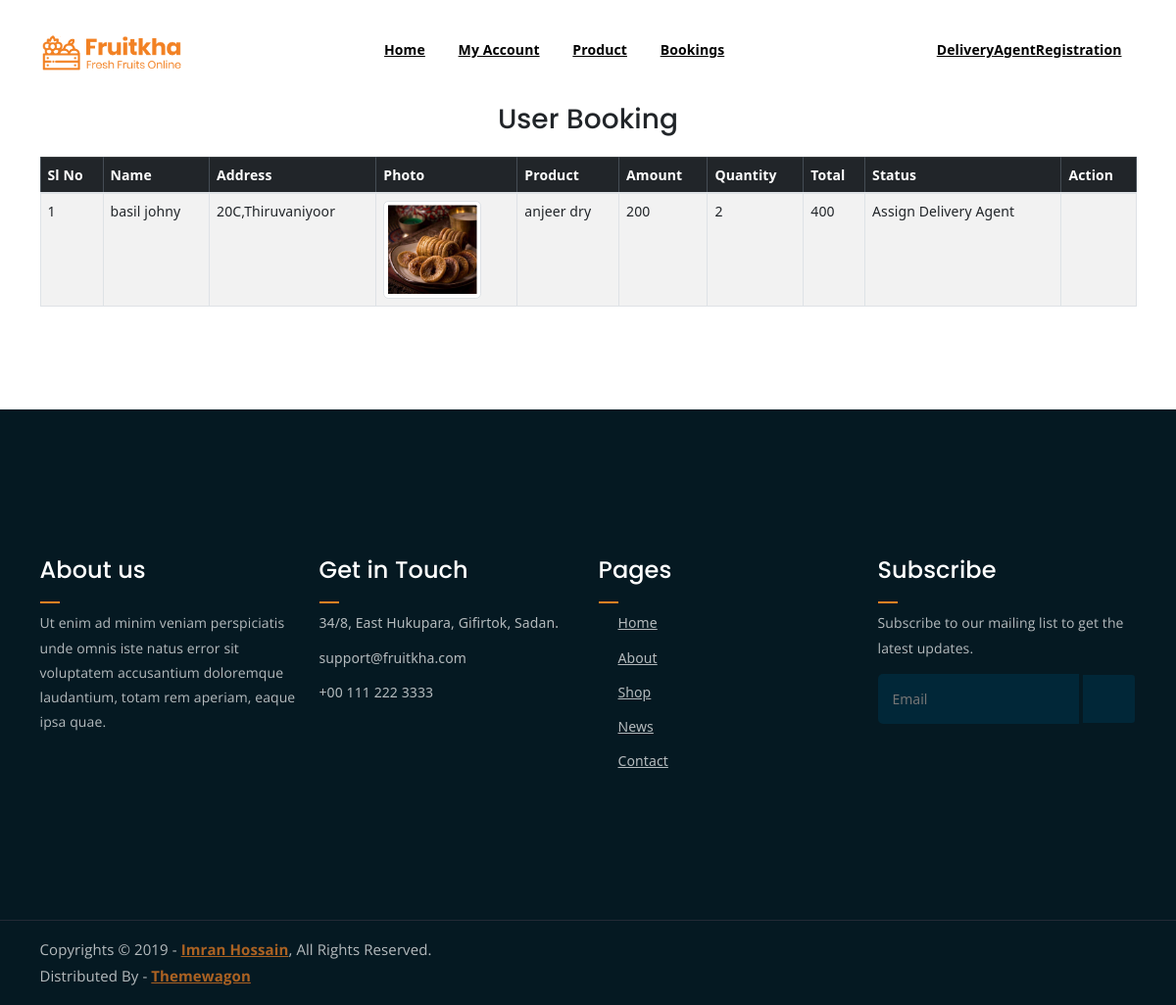
Screenshot of /Project/Seller/UserBooking.php?bid=42 (signed in) with the database file from the repository.
### tables this page shows
CREATE TABLE `tbl_cart` (
  `cart_id` int(11) NOT NULL,
  `cart_quantity` int(11) NOT NULL DEFAULT 1,
  `cart_status` int(11) NOT NULL DEFAULT 0,
  `product_id` int(11) NOT NULL,
  `deliveryagent_id` int(11) NOT NULL,
  `booking_id` int(11) NOT NULL
);

CREATE TABLE `tbl_user` (
  `user_id` int(11) NOT NULL,
  `user_name` varchar(100) NOT NULL,
  `user_gender` varchar(100) NOT NULL,
  `user_contact` varchar(60) NOT NULL,
  `user_email` varchar(100) NOT NULL,
  `user_password` varchar(100) NOT NULL,
  `user_photo` varchar(500) NOT NULL,
  `user_proof` varchar(500) NOT NULL,
  `place_id` int(11) NOT NULL,
  `district_id` int(11) NOT NULL,
  `user_address` varchar(100) NOT NULL
);

CREATE TABLE `tbl_product` (
  `product_id` int(11) NOT NULL,
  `product_name` varchar(60) NOT NULL,
  `product_price` int(60) NOT NULL,
  `subcategory_id` int(11) NOT NULL,
  `product_details` varchar(60) NOT NULL,
  `product_photo` varchar(100) NOT NULL,
  `seller_id` int(100) NOT NULL,
  `brand_id` int(100) NOT NULL
);

### Project/Seller/UserBooking.php (the view, shortened to what this page needs)
<?php
include("Head.php");
	 ?>
<!DOCTYPE html PUBLIC "-//W3C//DTD XHTML 1.0 Transitional//EN" "http://www.w3.org/TR/xhtml1/DTD/xhtml1-transitional.dtd">
<html xmlns="http://www.w3.org/1999/xhtml">
<head>
</head>
<br><br><br>
<body>
<div class="container my-5">
    <h2 class="text-center mb-4">User Booking</h2>
    <table class="table table-bordered table-striped">
        <thead class="table-dark">
            <tr>
                <th scope="col">Sl No</th>
                <th scope="col">Name</th>
                <th scope="col">Address</th>
                <th scope="col">Photo</th>
                <th scope="col">Product</th>
                <th scope="col">Amount</th>
                <th scope="col">Quantity</th>
                <th scope="col">Total</th>
                <th scope="col">Status</th>
                <th scope="col">Action</th>
            </tr>
        </thead>
        <tbody>
            <?php
            $selQry="select * from tbl_cart c INNER JOIN tbl_product p ON c.product_id=p.product_id
                     INNER JOIN tbl_booking b ON c.booking_id=b.booking_id
                     INNER JOIN tbl_user n ON n.user_id=b.user_id
                     WHERE booking_status='2' and seller_id=".$_SESSION['sid']." and c.booking_id=".$_GET['bid'];
            $result=$con->query($selQry);
            $i=0;
            while($data=$result->fetch_assoc()) {
                $total_price=$data['cart_quantity']*$data['product_price'];
                $i++;
            ?>
            <tr>
                <td><?php echo $i; ?></td>
                <td><?php echo $data['user_name']; ?></td>
                <td><?php echo $data['user_address']; ?></td>
                <td><img src="../Assets/Files/Userdocs/<?php echo $data['product_photo']; ?>" width="100" height="100" class="img-thumbnail"></td>
                <td><?php echo $data['product_name']; ?></td>
                <td><?php echo $data['product_price']; ?></td>
                <td><?php echo $data['cart_quantity']; ?></td>
                <td><?php echo $total_price; ?></td>
                <td>
                    <?php
                    if($data['cart_status']==1) {
                        echo "New Order";
                    } else if($data['cart_status']==2) {
                        echo "Item Packed";
                    } else if($data['cart_status']==3) {
                        echo "Assign Delivery Agent";
                    } else if($data['cart_status']==4) {
                        echo "Out for delivery";
                    } else if($data['cart_status']==5) {
                        echo "Item Delivered";
                    }
                    ?>
                </td>
                <td>
                </td>
            </tr>
            <?php
            }
            ?>
        </tbody>
    </table>
</div>
</body>
</html>
<br><br><br>
<?php
include("Foot.php");
?>

### Project/Assets/Templates/Main/assets/css/main.css (style rules this page uses)
html { font-size: 14px; font-weight: 400; line-height: 28px; height: 100%; }
body { font-family: "Open Sans", sans-serif; font-weight: 400; font-size: 1rem; letter-spacing: 0.1px; line-height: 1.8; color: #051922; overflow-x: hidden; }
body img { max-width: 100%; }
h1, .h1, h2, .h2, h3, .h3, h4, .h4, h5, .h5, h6, .h6 { font-family: "Poppins", sans-serif; font-weight: 700; margin: 0 0 1.25rem 0; color: #051922; }
h2, .h2 { font-size: 3rem; font-weight: 700; line-height: 3.25rem; }
html, body { height: 100%; }
thead { border-bottom: 1px solid #eee; }

### rows the page displays
tbl_cart: tbl_user.user_name "basil johny", tbl_user.user_address "20C,Thiruvaniyoor", product.product_photo (picture), product.product_name "anjeer dry", product.product_price "200", cart_quantity "2", cart_quantity.product_price "400", cart_status "Assign Delivery Agent"
